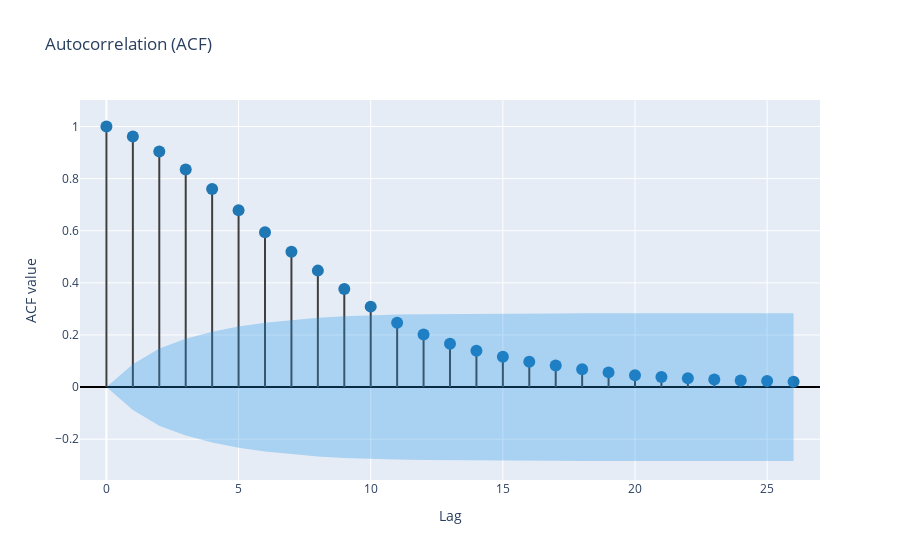

The notebook cell this image was saved under:
### Code cell
create_corr_plot(df['cases'])

### Figure 1 — Plotly figure (JSON) as saved in the notebook; plotly's stock layout.template omitted (floating-point values rounded to 4 significant figures)
{"data": [{"line": {"color": "#3f3f3f"}, "mode": "lines", "showlegend": false, "type": "scatter", "x": [0, 0], "y": [0, 1]}, {"line": {"color": "#3f3f3f"}, "mode": "lines", "showlegend": false, "type": "scatter", "x": [1, 1], "y": [0, 0.9613]}, {"line": {"color": "#3f3f3f"}, "mode": "lines", "showlegend": false, "type": "scatter", "x": [2, 2], "y": [0, 0.9043]}, {"line": {"color": "#3f3f3f"}, "mode": "lines", "showlegend": false, "type": "scatter", "x": [3, 3], "y": [0, 0.8353]}, {"line": {"color": "#3f3f3f"}, "mode": "lines", "showlegend": false, "type": "scatter", "x": [4, 4], "y": [0, 0.7599]}, {"line": {"color": "#3f3f3f"}, "mode": "lines", "showlegend": false, "type": "scatter", "x": [5, 5], "y": [0, 0.6788]}, {"line": {"color": "#3f3f3f"}, "mode": "lines", "showlegend": false, "type": "scatter", "x": [6, 6], "y": [0, 0.5944]}, {"line": {"color": "#3f3f3f"}, "mode": "lines", "showlegend": false, "type": "scatter", "x": [7, 7], "y": [0, 0.5192]}, {"line": {"color": "#3f3f3f"}, "mode": "lines", "showlegend": false, "type": "scatter", "x": [8, 8], "y": [0, 0.447]}, {"line": {"color": "#3f3f3f"}, "mode": "lines", "showlegend": false, "type": "scatter", "x": [9, 9], "y": [0, 0.3767]}, {"line": {"color": "#3f3f3f"}, "mode": "lines", "showlegend": false, "type": "scatter", "x": [10, 10], "y": [0, 0.3088]}, {"line": {"color": "#3f3f3f"}, "mode": "lines", "showlegend": false, "type": "scatter", "x": [11, 11], "y": [0, 0.2469]}, {"line": {"color": "#3f3f3f"}, "mode": "lines", "showlegend": false, "type": "scatter", "x": [12, 12], "y": [0, 0.202]}, {"line": {"color": "#3f3f3f"}, "mode": "lines", "showlegend": false, "type": "scatter", "x": [13, 13], "y": [0, 0.1668]}, {"line": {"color": "#3f3f3f"}, "mode": "lines", "showlegend": false, "type": "scatter", "x": [14, 14], "y": [0, 0.1395]}, {"line": {"color": "#3f3f3f"}, "mode": "lines", "showlegend": false, "type": "scatter", "x": [15, 15], "y": [0, 0.1165]}, {"line": {"color": "#3f3f3f"}, "mode": "lines", "showlegend": false, "type": "scatter", "x": [16, 16], "y": [0, 0.09736]}, {"line": {"color": "#3f3f3f"}, "mode": "lines", "showlegend": false, "type": "scatter", "x": [17, 17], "y": [0, 0.08273]}, {"line": {"color": "#3f3f3f"}, "mode": "lines", "showlegend": false, "type": "scatter", "x": [18, 18], "y": [0, 0.06827]}, {"line": {"color": "#3f3f3f"}, "mode": "lines", "showlegend": false, "type": "scatter", "x": [19, 19], "y": [0, 0.05651]}, {"line": {"color": "#3f3f3f"}, "mode": "lines", "showlegend": false, "type": "scatter", "x": [20, 20], "y": [0, 0.04526]}, {"line": {"color": "#3f3f3f"}, "mode": "lines", "showlegend": false, "type": "scatter", "x": [21, 21], "y": [0, 0.03897]}, {"line": {"color": "#3f3f3f"}, "mode": "lines", "showlegend": false, "type": "scatter", "x": [22, 22], "y": [0, 0.03365]}, {"line": {"color": "#3f3f3f"}, "mode": "lines", "showlegend": false, "type": "scatter", "x": [23, 23], "y": [0, 0.02914]}, {"line": {"color": "#3f3f3f"}, "mode": "lines", "showlegend": false, "type": "scatter", "x": [24, 24], "y": [0, 0.02556]}, {"line": {"color": "#3f3f3f"}, "mode": "lines", "showlegend": false, "type": "scatter", "x": [25, 25], "y": [0, 0.02316]}, {"line": {"color": "#3f3f3f"}, "mode": "lines", "showlegend": false, "type": "scatter", "x": [26, 26], "y": [0, 0.02068]}, {"marker": {"color": "#1f77b4", "size": 12}, "mode": "markers", "showlegend": false, "type": "scatter", "x": [0, 1, 2, 3, 4, 5, 6, 7, 8, 9, 10, 11, 12, 13, 14, 15, 16, 17, 18, 19, 20, 21, 22, 23, 24, 25, 26], "y": [1, 0.9613, 0.9043, 0.8353, 0.7599, 0.6788, 0.5944, 0.5192, 0.447, 0.3767, 0.3088, 0.2469, 0.202, 0.1668, 0.1395, 0.1165, 0.09736, 0.08273, 0.06827, 0.05651, 0.04526, 0.03897, 0.03365, 0.02914, 0.02556, 0.02316, 0.02068]}, {"line": {"color": "rgba(255,255,255,0)"}, "mode": "lines", "showlegend": false, "type": "scatter", "x": [0, 1, 2, 3, 4, 5, 6, 7, 8, 9, 10, 11, 12, 13, 14, 15, 16, 17, 18, 19, 20, 21, 22, 23, 24, 25, 26], "y": [0, 0.08765, 0.1479, 0.1856, 0.2125, 0.2325, 0.2472, 0.258, 0.2659, 0.2716, 0.2756, 0.2782, 0.2799, 0.281, 0.2818, 0.2823, 0.2827, 0.2829, 0.2831, 0.2832, 0.2833, 0.2834, 0.2834, 0.2835, 0.2835, 0.2835, 0.2835]}, {"fill": "tonexty", "fillcolor": "rgba(32, 146, 230,0.3)", "line": {"color": "rgba(255,255,255,0)"}, "mode": "lines", "showlegend": false, "type": "scatter", "x": [0, 1, 2, 3, 4, 5, 6, 7, 8, 9, 10, 11, 12, 13, 14, 15, 16, 17, 18, 19, 20, 21, 22, 23, 24, 25, 26], "y": [0, -0.08765, -0.1479, -0.1856, -0.2125, -0.2325, -0.2472, -0.258, -0.2659, -0.2716, -0.2756, -0.2782, -0.2799, -0.281, -0.2818, -0.2823, -0.2827, -0.2829, -0.2831, -0.2832, -0.2833, -0.2834, -0.2834, -0.2835, -0.2835, -0.2835, -0.2835]}], "layout": {"title": {"text": "Autocorrelation (ACF)"}, "xaxis": {"range": [-1, 27], "title": {"text": "Lag"}}, "yaxis": {"title": {"text": "ACF value"}, "zerolinecolor": "#000000"}}}
